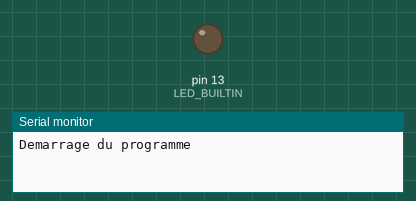
This sketch was run on a simulated Arduino Uno, built with avr-gcc and run on an emulated ATmega328P. Parts: output pins drawn as LEDs (lit = HIGH), the last lines printed to the serial monitor. Random numbers use the default seed unless the sketch sets one.

Above: at 1.6 s.
At 38.6 s:
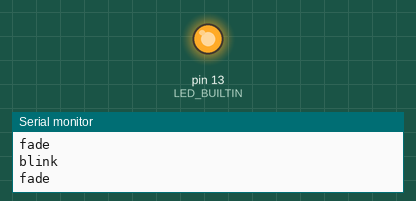
Timing chart, 0 to 40.0 s (numbered marks = the images above):
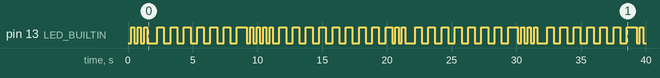

Measured:
- by itself, pin 13 (LED_BUILTIN): LOW → HIGH at 0.25 s, → LOW 0.25 s later, → HIGH 0.25 s later, → LOW 0.25 s later, … (88 changes in this stretch)

The sketch:

c02_etat_base.ino
```cpp
// Exemple de changement d'état de l'application
// Dans ce programme, je montre comment on peut
// changer les états de l'application en utilisant
// des fonctions
//
// Auteur : NB 20230126

int appState = 0;  // État de l'application

void setup() {
  // Initialisation de la comm série
  Serial.begin(9600);

  // Initialisation du mode des pin
  pinMode (LED_BUILTIN, OUTPUT);

  // Seed comme dans minecraft
  randomSeed(analogRead(A0));

  Serial.println("Demarrage du programme");
}

// Fonction pour faire clignoter
void blink() {
  static int counter = 0;
  static int ledState = LOW; // État du LED

  // Nombre aléatoire de clignotement
  static int nbBlinks = random(1, 10);

  digitalWrite(LED_BUILTIN, ledState);

  ledState = !ledState;

  delay(250);
  counter++;

  if (counter > nbBlinks) {
    // On reset les variables pour la prochaine fois
    nbBlinks = random(1, 10);
    counter = 0;

    // On change l'état de l'application
    appState = 1;

    // On écrit le prochain état
    Serial.println("fade");
  }
}

// Fonction pour faire varier
void fade() {
  static int counter = 0;

  // Nombre aléatoire de variation
  static int nbFades = random(1, 10);

    // Calcul le délai requis pour 1 secondes
  static int brightness_delay = 1024 / 256;

  static int brightness = 0;

  int max_brightness = 255;

  analogWrite(LED_BUILTIN, brightness);

  brightness++;

  delay(brightness_delay);

  if (brightness >= max_brightness) {
    // remise à 0
    brightness = 0;
    counter++;
  }

  if (counter > nbFades) {
    // Reset des variables
    nbFades = random(1, 10);
    counter = 0;

    // On change l'état de l'application
    appState = 0;
    Serial.println("blink");
  }
}

void loop() {
  switch(appState) {
    case 0:
      blink();
      break;
    case 1:
      fade();
      break;
  }
}
```
